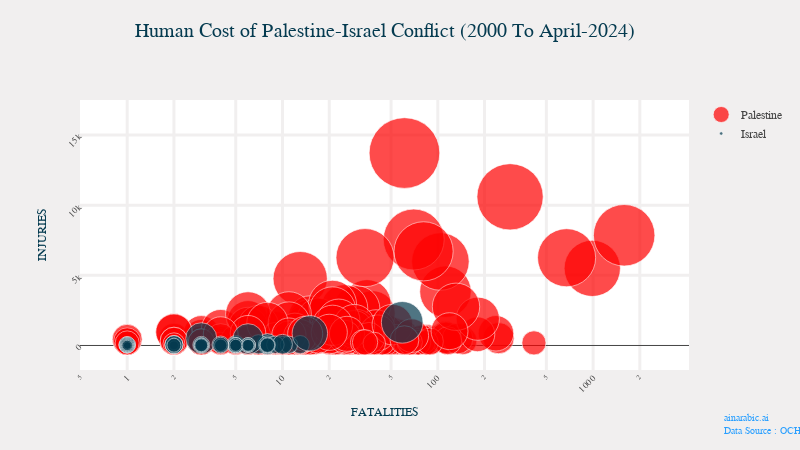

The notebook cell saved with this chart:
### Markdown cell above
### **Bubbles Chart**

### Code cell
scatterplot = Bubbles(xls_df)
scatterplot.show()

### Figure 1 — Plotly figure (JSON) as saved in the notebook; plotly's stock layout.template omitted (floating-point values rounded to 4 significant figures; data arrays with more than 128 entries replaced by an {"elided": "..."} marker saying what was removed)
{"data": [{"marker": {"color": "#FE0000", "line": {"width": 0.7}, "size": {"elided": "292 float values"}, "sizemode": "area", "sizeref": 0.04685}, "mode": "markers", "name": "Palestine", "text": {"elided": "292 str values"}, "type": "scatter", "x": {"elided": "292 int values"}, "y": {"elided": "292 int values"}}, {"marker": {"color": "#053B50", "line": {"width": 0.7}, "size": {"elided": "292 float values"}, "sizemode": "area", "sizeref": 0.04685}, "mode": "markers", "name": "Israel", "text": {"elided": "292 str values"}, "type": "scatter", "x": {"elided": "292 int values"}, "y": {"elided": "292 int values"}}], "layout": {"annotations": [{"align": "left", "font": {"color": "#279EFF", "size": 10}, "showarrow": false, "text": "ainarabic.ai<br>Data Source : OCHA", "x": 1.2, "xref": "paper", "y": -0.25, "yref": "paper"}, {"align": "center", "font": {"color": "#053B50", "family": "bold", "size": 20}, "showarrow": false, "text": "Human Cost of Palestine-Israel Conflict (2000 To April-2024)", "x": 0.5, "xref": "paper", "y": 1.3, "yref": "paper"}], "height": 450, "paper_bgcolor": "#F1EFEF", "plot_bgcolor": "white", "width": 800, "xaxis": {"gridcolor": "#F1EFEF", "gridwidth": 3, "showline": false, "tickangle": -45, "tickfont": {"size": 9}, "title": {"font": {"color": "#053B50", "family": "bold", "size": 12}, "text": "FATALITIES"}, "type": "log"}, "yaxis": {"gridcolor": "#F1EFEF", "gridwidth": 3, "tickangle": -45, "tickfont": {"size": 9}, "title": {"font": {"color": "#053B50", "family": "bold", "size": 12}, "text": "INJURIES"}}}}
